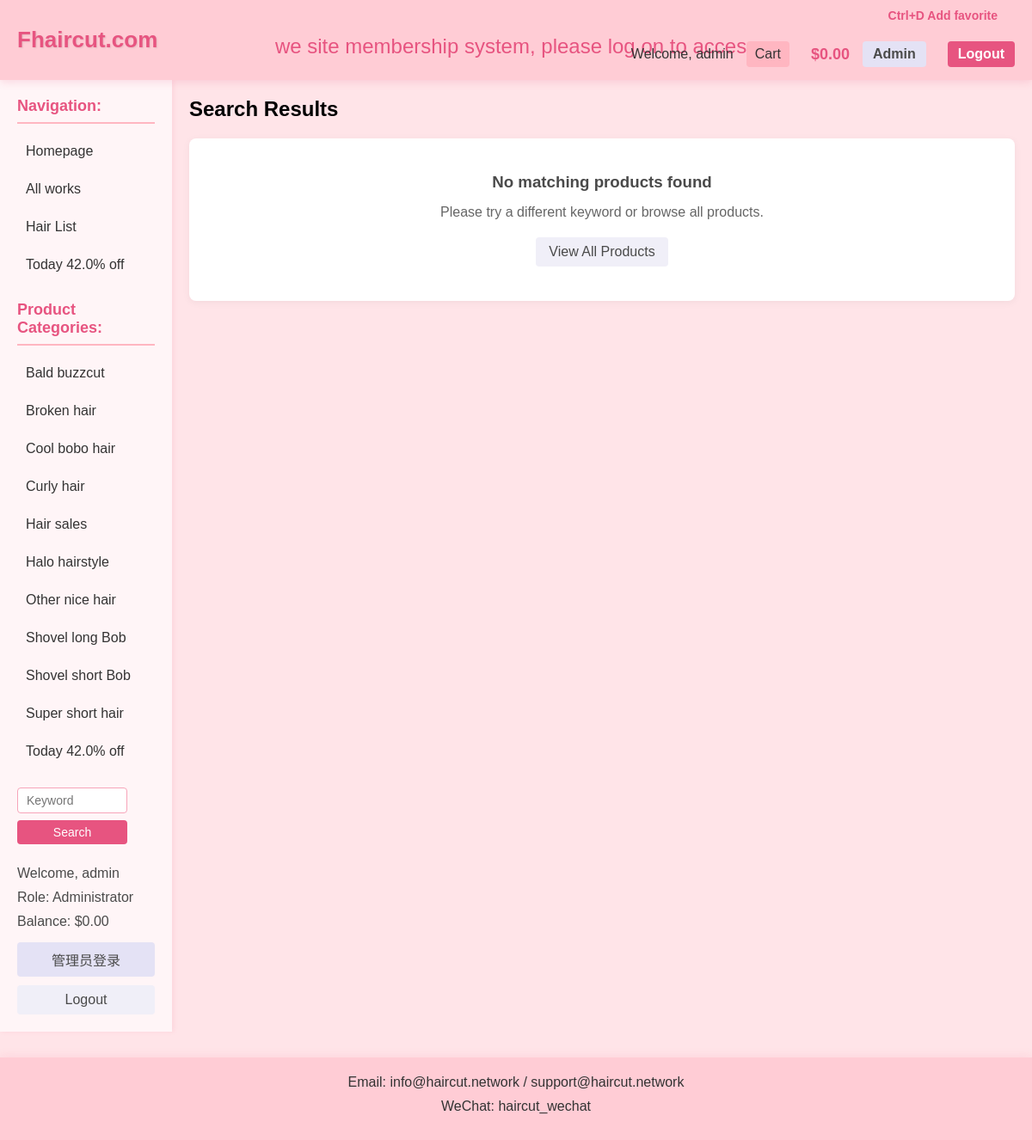
The page /search.php (signed in) on the database its author committed.
### tables this page shows
CREATE TABLE `categories` (
  `id` int(11) NOT NULL AUTO_INCREMENT,
  `name` varchar(100) NOT NULL,
  PRIMARY KEY (`id`),
  UNIQUE KEY `unique_name` (`name`)
);

### db_settings.php (called while the page is built, shortened)
<?php
function get_setting($conn, $key, $default = '') {
    $sql = "SELECT setting_value FROM settings WHERE setting_key = ?";
    if ($stmt = mysqli_prepare($conn, $sql)) {
        mysqli_stmt_bind_param($stmt, "s", $key);
        mysqli_stmt_execute($stmt);
        mysqli_stmt_bind_result($stmt, $value);
        if (mysqli_stmt_fetch($stmt)) {
            return $value;
        }
    }
    return $default;
}
?>

### search.php (the view, shortened to what this page needs)
<?php
require_once "db_settings.php";
$keyword = isset($_GET['keyword']) ? trim($_GET['keyword']) : '';
$searchResults = [];
$categories = [];
$sql = "SELECT id, name FROM categories ORDER BY id ASC";
$result = mysqli_query($conn, $sql);
if ($result) {
    while ($row = mysqli_fetch_assoc($result)) {
        $categories[] = $row;
    }
}
?>
<!DOCTYPE html>
<html lang="en">
<head>
</head>
<body>
    <?php
    require_once "header.php";
    ?>
    <div class="container">
        <div class="sidebar">
            <h3>Navigation:</h3>
            <ul class="category-list">
                <li><a href="home.php">Homepage</a></li>
                <li><a href="main.php">All works</a></li>
                <li><a href="hair_list.php">Hair List</a></li>
                <li><a href="taday_42_off.php">Today 42.0% off</a></li>
            </ul>
            <h3>Product Categories:</h3>
            <ul class="category-list">
                <?php
                $currentCategory = isset($_GET['category']) ? intval($_GET['category']) : 0;
                foreach ($categories as $category):
                ?>
                <li>
                    <a href="search.php?keyword=<?php echo urlencode($keyword); ?>&category=<?php echo $category['id']; ?>" <?php echo $currentCategory == $category['id'] ? 'class="active"' : ''; ?>>
                        <?php echo htmlspecialchars($category['name']); ?>
                    </a>
                </li>
                <?php endforeach; ?>
            </ul>
            <div class="search-box">
                <form action="search.php" method="get">
                    <input type="text" name="keyword" placeholder="Keyword" value="<?php echo htmlspecialchars($keyword); ?>" required>
                    <button type="submit">Search</button>
                </form>
            </div>
            <div class="user-info">
                <p>Welcome, <?php echo htmlspecialchars($username); ?></p>
                <p>Role: <?php echo htmlspecialchars($userRole); ?></p>
                <p>Balance: $<?php echo number_format($userBalance, 2); ?></p>
                <div class="user-actions">
                    <?php if ($userRole === "Administrator"): ?>
                    <a href="admin.php" class="admin-link">管理员登录</a>
                    <?php endif; ?>
                    <a href="logout.php" class="logout-btn">Logout</a>
                </div>
            </div>
        </div>
        <div class="main-content">
            <div class="search-header">
                <h2>Search Results</h2>
            </div>
            <?php if (count($searchResults) > 0): ?>
            <div class="products-container">
                <?php foreach ($searchResults as $product): ?>
                <div class="product-row">
                    <div class="product-title-container">
                        <a class="product-title" href="product_detail.php?id=<?php echo $product['id']; ?>"><?php echo $product['id']; ?>. <?php echo htmlspecialchars($product['title']); ?></a>
                    </div>
                    <?php if ($isLoggedIn):  ?>
                    <div class="product-info-column">
                        <div class="product-image-container">
                            <?php if (!empty($product['member_image1'])): ?>
                            <img src="<?php echo htmlspecialchars($product['member_image1']); ?>" alt="<?php echo htmlspecialchars($product['title']); ?> - Member Image 1" class="product-image">
                            <?php else: ?>
                            <img src="https://via.placeholder.com/300x200?text=No+Image" alt="No Image" class="product-image">
                            <?php endif; ?>
                        </div>
                    </div>
                    <?php if (!empty($product['member_image2'])): ?>
                    <div class="product-info-column">
                        <div class="product-image-container">
                            <img src="<?php echo htmlspecialchars($product['member_image2']); ?>" alt="<?php echo htmlspecialchars($product['title']); ?> - Member Image 2" class="product-image">
                        </div>
                    </div>
                    <?php endif; ?>
                    <?php if (!empty($product['member_image3'])): ?>
                    <div class="product-info-column">
                        <div class="product-image-container">
                            <img src="<?php echo htmlspecialchars($product['member_image3']); ?>" alt="<?php echo htmlspecialchars($product['title']); ?> - Member Image 3" class="product-image">
                        </div>
                    </div>
                    <?php endif; ?>
                    <?php if (!empty($product['member_image4'])): ?>
                    <div class="product-info-column">
                        <div class="product-image-container">
                            <img src="<?php echo htmlspecialchars($product['member_image4']); ?>" alt="<?php echo htmlspecialchars($product['title']); ?> - Member Image 4" class="product-image">
                        </div>
                    </div>
                    <?php endif; ?>
                    <?php if (!empty($product['member_image5'])): ?>
                    <div class="product-info-column">
                        <div class="product-image-container">
                            <img src="<?php echo htmlspecialchars($product['member_image5']); ?>" alt="<?php echo htmlspecialchars($product['title']); ?> - Member Image 5" class="product-image">
                        </div>
                    </div>
                    <?php endif; ?>
                    <?php if (!empty($product['member_image6'])): ?>
                    <div class="product-info-column">
                        <div class="product-image-container">
                            <img src="<?php echo htmlspecialchars($product['member_image6']); ?>" alt="<?php echo htmlspecialchars($product['title']); ?> - Member Image 6" class="product-image">
                        </div>
                    </div>
                    <?php endif; ?>
                    <?php else:  ?>
                    <div class="product-info-column">
                        <div class="product-image-container">
                            <?php if (!empty($product['image'])): ?>
                            <img src="<?php echo htmlspecialchars($product['image']); ?>" alt="<?php echo htmlspecialchars($product['title']); ?>" class="product-image">
                            <?php else: ?>
                            <img src="https://via.placeholder.com/300x200?text=No+Image" alt="No Image" class="product-image">
                            <?php endif; ?>
                        </div>
                    </div>
                    <div class="product-info-column">
                        <div class="product-image-container member-blur-container">
                            <img src="uploads/member_blur/member_blur_bg.jpg" alt="Members Only" class="member-blur-bg">
                            <div class="member-blur-overlay">Members Only</div>
                        </div>
                    </div>
                    <div class="product-info-column">
                        <div class="product-image-container member-blur-container">
                            <img src="uploads/member_blur/member_blur_bg.jpg" alt="Members Only" class="member-blur-bg">
                            <div class="member-blur-overlay">Members Only</div>
                        </div>
                    </div>
                    <div class="product-info-column">
                        <div class="product-image-container member-blur-container">
                            <img src="uploads/member_blur/member_blur_bg.jpg" alt="Members Only" class="member-blur-bg">
                            <div class="member-blur-overlay">Members Only</div>
                        </div>
                    </div>
                    <div class="product-info-column">
                        <div class="product-image-container member-blur-container">
                            <img src="uploads/member_blur/member_blur_bg.jpg" alt="Members Only" class="member-blur-bg">
                            <div class="member-blur-overlay">Members Only</div>
                        </div>
                    </div>
                    <div class="product-info-column">
                        <div class="product-image-container member-blur-container">
                            <img src="uploads/member_blur/member_blur_bg.jpg" alt="Members Only" class="member-blur-bg">
                            <div class="member-blur-overlay">Members Only</div>
                        </div>
                    </div>
                    <?php endif; ?>
                </div>
                <?php endforeach; ?>
            </div>
            <?php else: ?>
            <div class="no-results">
                <h3>No matching products found</h3>
                <p>Please try a different keyword or browse all products.</p>
                <a href="main.php">View All Products</a>
            </div>
            <?php endif; ?>
        </div>
    </div>
    <footer>
        <?php
        $contact_email = get_setting($conn, 'contact_email', 'info@haircut.network');
        ?>
        <p>Email: <?php echo htmlspecialchars($contact_email); ?> / <?php echo htmlspecialchars(get_setting($conn, 'contact_email2', 'support@haircut.network')); ?></p>
        <p>WeChat: <?php echo htmlspecialchars(get_setting($conn, 'wechat', 'haircut_wechat')); ?></p>
    </footer>
</body>
</html>

### search.php (style rules this page uses)
* { margin: 0; padding: 0; box-sizing: border-box; font-family: Arial, sans-serif; }
footer { background-color: #ffccd5; color: #333; text-align: center; padding: 20px; margin-top: 30px; box-shadow: 0 -2px 10px rgba(231, 84, 128, 0.1); width: 100%; position: relative; bottom: 0; left: 0; }
footer p { margin-bottom: 10px; font-size: 16px; font-weight: 500; }
body { background-color: #F8F7FF; }
.container { display: flex; min-height: calc(100vh - 60px); }
.sidebar { width: 200px; background-color: #fff5f7; padding: 20px; box-shadow: 2px 0 5px rgba(231, 84, 128, 0.1); }
.sidebar h3 { margin-bottom: 15px; margin-top: 25px; color: #e75480; font-size: 18px; border-bottom: 2px solid #ffb6c1; padding-bottom: 8px; }
.sidebar h3:first-child { margin-top: 0; }
.category-list { list-style: none; margin-bottom: 25px; }
.category-list li { margin-bottom: 10px; }
.category-list li a { color: #333; text-decoration: none; display: block; padding: 8px 10px; border-radius: 4px; transition: all 0.3s; }
.search-box { margin-bottom: 25px; display: flex; flex-direction: column; align-items: flex-start; width: 80%; }
.search-box input { width: 100%; padding: 6px 10px; border: 1px solid #f7a4b9; border-radius: 4px; transition: all 0.3s; margin-bottom: 8px; font-size: 14px; }
.search-box button { padding: 6px 10px; background-color: #e75480; color: white; border: none; border-radius: 4px; cursor: pointer; transition: background-color 0.3s; width: 100%; font-size: 14px; }
.user-info { color: #4A4A4A; }
.user-info p { margin-bottom: 10px; }
.user-actions { display: flex; flex-direction: column; gap: 10px; margin-top: 15px; }
.user-actions a { padding: 8px 15px; background-color: #F0EFF8; color: #4A4A4A; text-decoration: none; border-radius: 4px; text-align: center; transition: background-color 0.3s; }
.admin-link { background-color: #e4e2f5 !important; color: #4A4A4A !important; }
.logout-btn { background-color: #F0EFF8 !important; }
.main-content { flex: 1; padding: 20px; width: 100%; max-width: none; }
.search-header { margin-bottom: 20px; }
.search-header h2 { font-size: 24px; margin-bottom: 10px; }
.no-results { padding: 40px; text-align: center; background-color: white; border-radius: 8px; box-shadow: 0 2px 10px rgba(0, 0, 0, 0.05); }
.no-results h3 { color: #4A4A4A; margin-bottom: 15px; }
.no-results p { color: #666; margin-bottom: 20px; }
.no-results a { display: inline-block; padding: 8px 15px; background-color: #F0EFF8; color: #4A4A4A; text-decoration: none; border-radius: 4px; transition: background-color 0.3s; }

### header.php (style rules this page uses)
:root { --main-bg-color: #ffe4e8; --header-bg-color: #ffccd5; --accent-color: #e75480; --hover-color: #d64072; --text-color: #333333; --light-accent: #ffb6c1; --border-color: #f7a4b9; }
body { background-color: var(--main-bg-color); }

### rows shown on the page
categories: name "Bald buzzcut"
categories: name "Broken hair"
categories: name "Cool bobo hair"
categories: name "Curly hair"
categories: name "Hair sales"
categories: name "Halo hairstyle"
categories: name "Other nice hair"
categories: name "Shovel long Bob"
categories: name "Shovel short Bob"
categories: name "Super short hair"
categories: name "Today 42.0% off"

### other values the page prints
$username "admin"
$userBalance "0.00"
$userRole "Administrator"
$contact_email "info@haircut.network"
get_setting($conn, 'contact_email2', 'support@haircut.network') "support@haircut.network"
get_setting($conn, 'wechat', 'haircut_wechat') "haircut_wechat"
